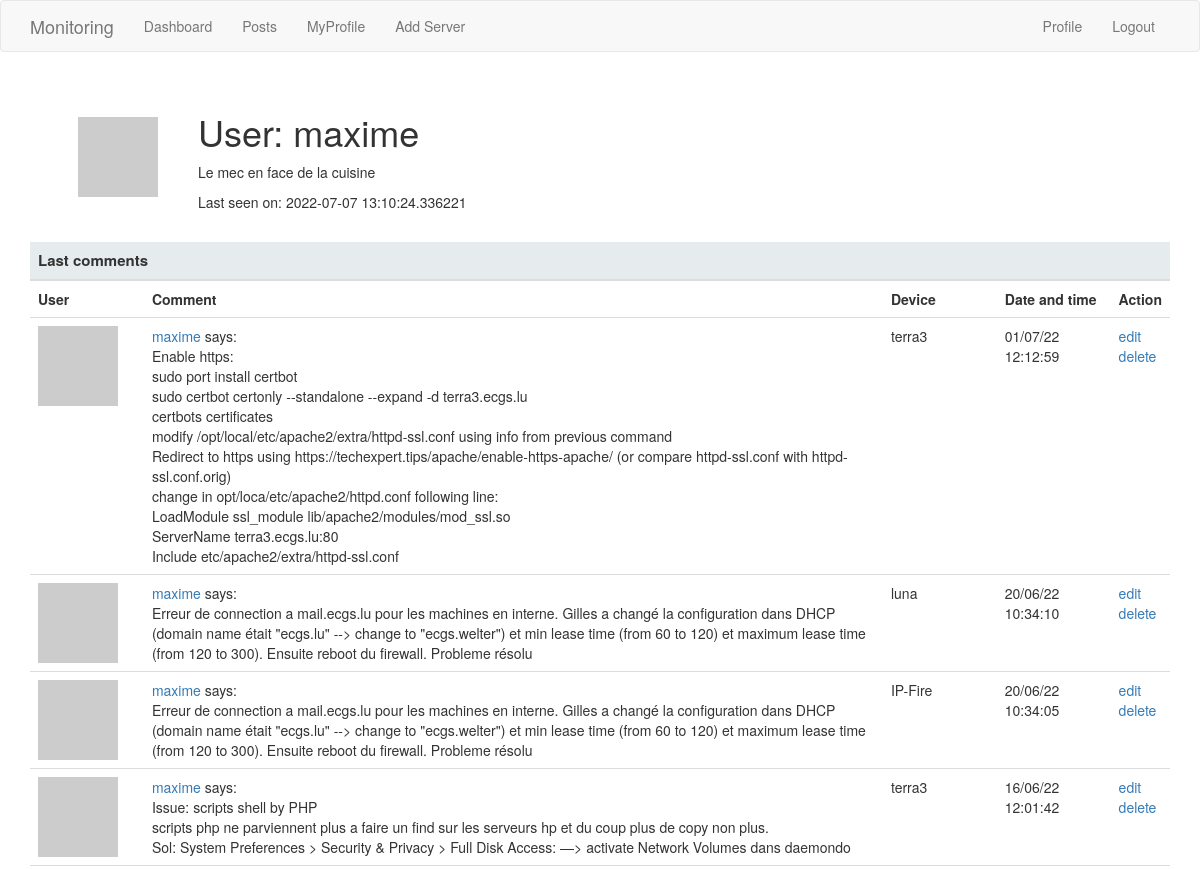
/user/maxime (signed in, upper part), run on an earlier commit of the app's database.
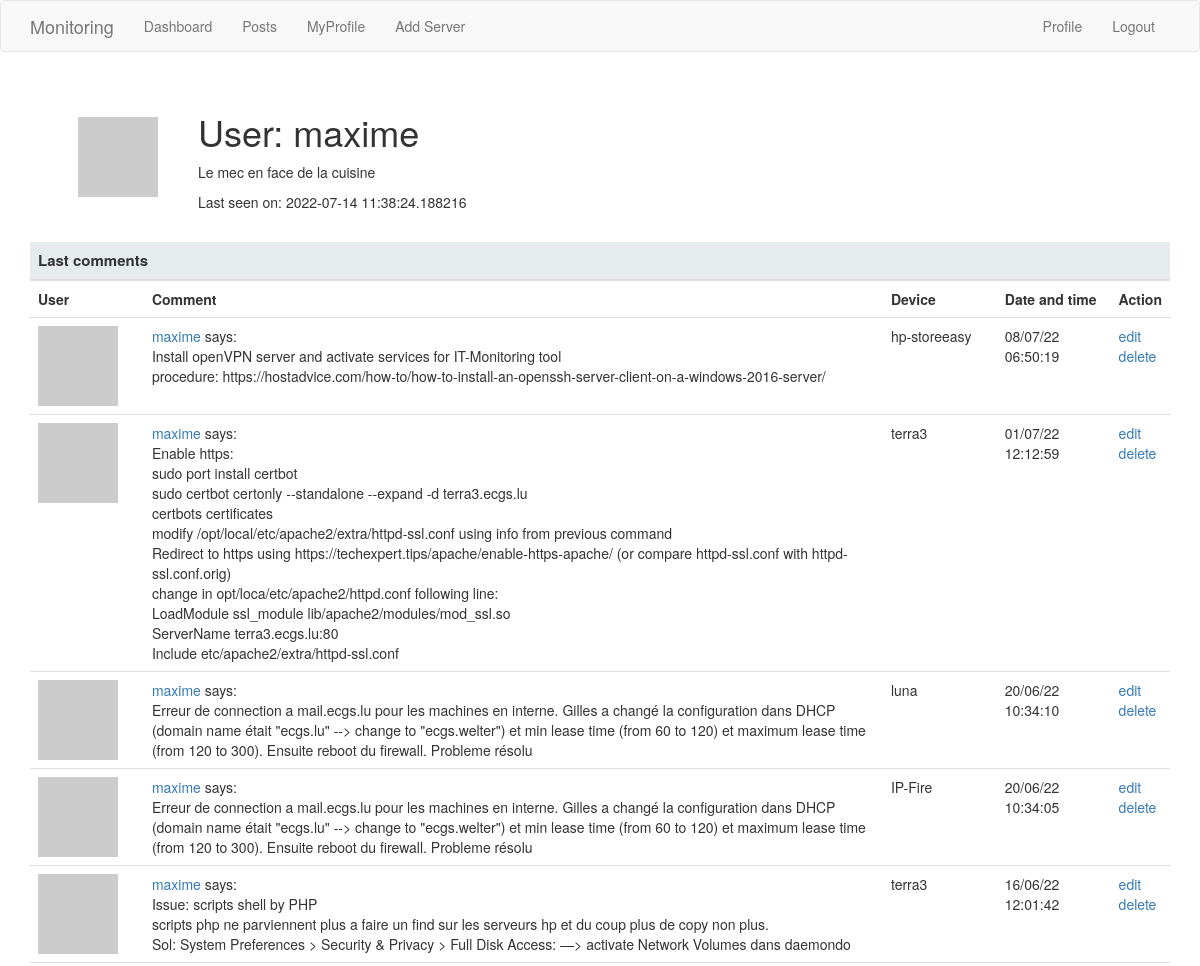
And on a later commit of the database.
### webapp/models.py (models this page shows, shortened)
class User(UserMixin, db.Model):
    __tablename__ = 'user'
    id = db.Column(db.Integer, primary_key=True)
    username = db.Column(db.String(64), index=True, unique=True)
    email = db.Column(db.String(120), index=True, unique=True)
    password_hash = db.Column(db.String(128))
    posts = db.relationship('Post', backref='author', lazy='dynamic')
    about_me = db.Column(db.String(140))
    last_seen = db.Column(db.DateTime, default=datetime.utcnow)
    def avatar(self, size):
        digest = md5(self.email.lower().encode('utf-8')).hexdigest()
        return 'https://www.gravatar.com/avatar/{}?d=identicon&s={}'.format(
            digest, size)

class Post(db.Model):
    id = db.Column(db.Integer, primary_key=True)
    body = db.Column(db.String(1000))
    timestamp = db.Column(db.DateTime, index=True, default=datetime.utcnow)
    user_id = db.Column(db.Integer, db.ForeignKey('user.id'))
    device = db.Column(db.String(30), index=True)

### webapp/routes.py (the view)
@app.route('/user/<username>')
@login_required
def user(username):
        user = User.query.filter_by(username=username).first_or_404()
        posts = Post.query.order_by(Post.timestamp.desc()).filter_by(user_id=user.id)
        return render_template('user.html', user=user, posts=posts)

### webapp/models.py (called while the page is built)
@login.user_loader
def load_user(id):
    return User.query.get(int(id))

### webapp/routes.py (called while the page is built)
@app.before_request
def before_request():
    if current_user.is_authenticated:
        current_user.last_seen = datetime.utcnow()
        db.session.commit()

### webapp/templates/user.html (shortened to what this page needs)
{% extends "base.html" %}
{% block content %}
<div class="container">
    <div class="margin">
        <table class="myProfile">
            <tr valign="center">
                <td><img src="{{ user.avatar(100) }}"></td>
                <td>
                    <h1>User: {{ user.username }}</h1>
                    {% if user.about_me %}<p>{{ user.about_me }}</p>{% endif %}
                    {% if user.last_seen %}<p>Last seen on: {{ user.last_seen }}</p>{% endif %}
                </td>
            </tr>
        </table>
        {% include 'table_post.html' %}
        {% endblock %}

### webapp/templates/base.html (shortened to what this page needs)
{% extends 'bootstrap/base.html' %}
{% block styles %}
{{super()}}
<link rel= "stylesheet" type= "text/css" href= "{{ url_for('static',filename='styles/style.css') }}">
{% endblock %}
{% block navbar %}
  <nav class="navbar navbar-default">
        <div class="container">
            <div class="navbar-header">
                <a class="navbar-brand" href="{{ url_for('monitoring') }}" onclick="return confirm('Do you want to monitor all servers? It will take a 20-30 sec!');">Monitoring</a>
            </div>
            <div class="collapse navbar-collapse" id="bs-example-navbar-collapse-1">
                <ul class="nav navbar-nav">
                    <li><a href="{{ url_for('dashboard') }}">Dashboard</a></li>
                    <li><a href="{{ url_for('index') }}">Posts</a></li>
                    {% if not current_user.is_anonymous %}
                        <li><a href="{{ url_for('user', username=current_user.username) }}">MyProfile</a></li>
                        <li><a href="{{ url_for('AddServer') }}">Add Server</a></li>
                    {% endif %}
                </ul>
                <ul class="nav navbar-nav navbar-right">
                    {% if current_user.is_anonymous %}
                    <li><a href="{{ url_for('login') }}">Login</a></li>
                    {% else %}
                    <li><a href="{{ url_for('user', username=current_user.username) }}">Profile</a></li>
                    <li><a href="{{ url_for('logout') }}">Logout</a></li>
                    {% endif %}
                </ul>
            </div>
        </div>
    </nav>
{% endblock %}

### webapp/templates/table_post.html
   <table class="table table-hover title">
        <col style="width:10%">
        <col style="width:65%">
        <col style="width:10%">
        <col style="width:10%">
        <col style="width:10%">
        <thead>
                <tr>
                        <th colspan="5">Last comments </th>
                </tr>
        </thead>
        <tbody>
                <tr >
                            <th>User</th>
                            <th>Comment</th>
                            <th>Device</th>
                            <th>Date and time</th>
                            <th>Action</th>
                </tr>
                {% for post in posts %}
                <tr>
                        <td width="3rem"><a href="{{ url_for('user', username=post.author.username) }}"><img src="{{ post.author.avatar(30) }}" /></a></td>
                        <td  style="white-space: pre-line"><a href="{{ url_for('user', username=post.author.username) }}">{{ post.author.username }}</a> says:<br>{{ post.body }}</td>
                        <td> {{ post.device }} </td>
                        <td class="date"> {{ post.timestamp.strftime("%d/%m/%y %X") }} </td>
                        <td><a href="{{ url_for('post_modify', id=post.id) }}" title="Modify Comment">edit</a>
                        <a href="{{ url_for('post_delete', id=post.id) }}" onclick="return confirm('Do you want to permanently delete the comment: {{ post.body }}?');" title="Delete Comment">delete</a>
                        </td>
                 </tr>
                {% endfor %}
        </tbody>
</table>

### webapp/static/styles/style.css (style rules this page uses)
.margin { width: 100%; }
table.myProfile { margin-left: 2em; }
table.myProfile td { text-align: left; padding: 2rem; }
table.title thead th { font-size: 1.5rem; background-color: #E6ECED; }

What changed in the data, as far as the page shows it:
changed User "maxime": last_seen "2022-07-07 13:10:24.336221" → "2022-07-14 11:38:24.188216"
added Post: author.username "maxime", body "Install openVPN server and activate services for IT-Monitoring tool procedure: https://hostadvice.com/how-to/how-to-install-an-openssh-server-client-on-a-windows-2016-server/", device "hp-storeeasy", timestamp "08/07/22 06:50:19"
